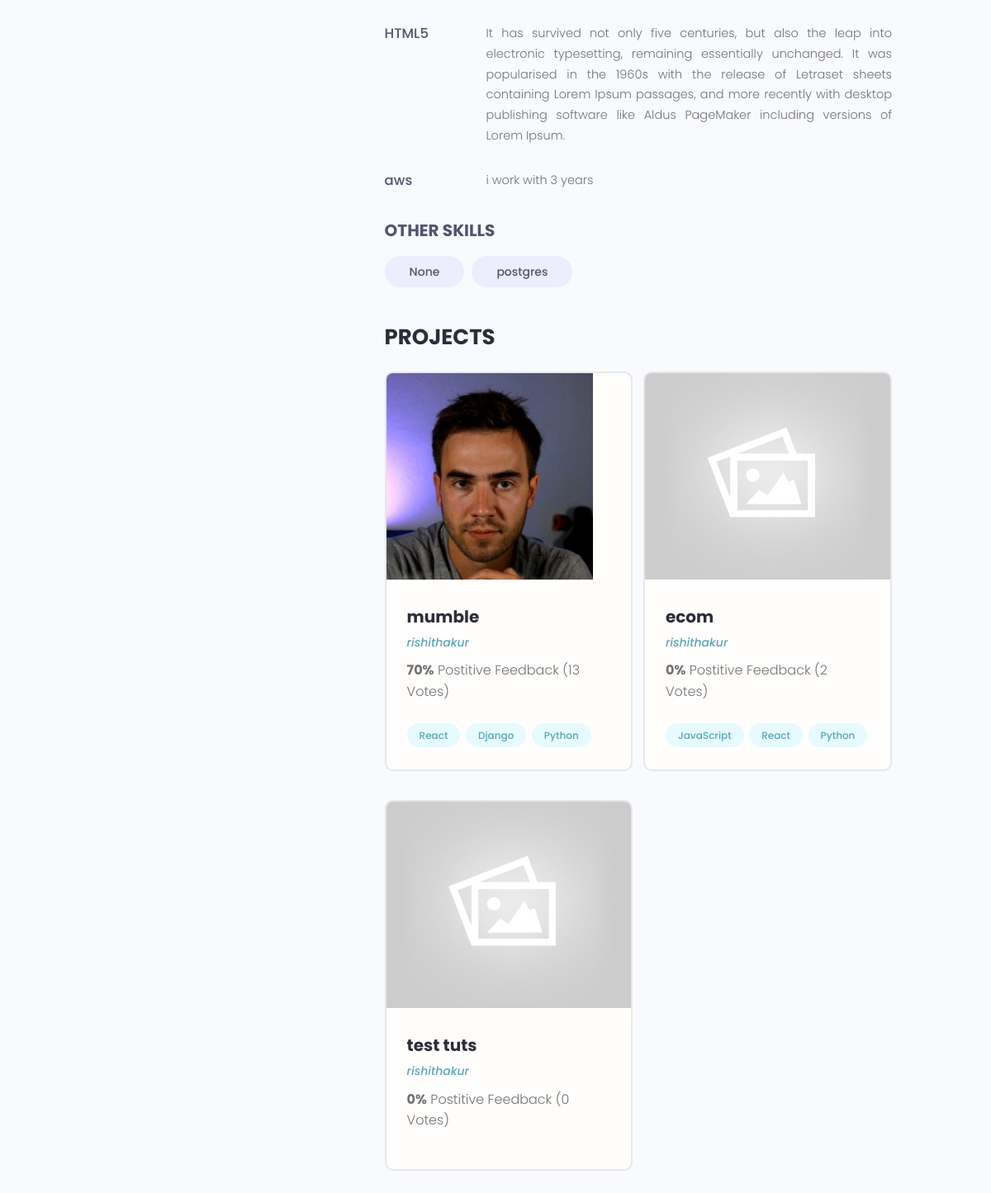
Before: /profile/3f39f7d7-5854-47ed-a7fe-519212ecbd02/ (lower part) with the older database file.
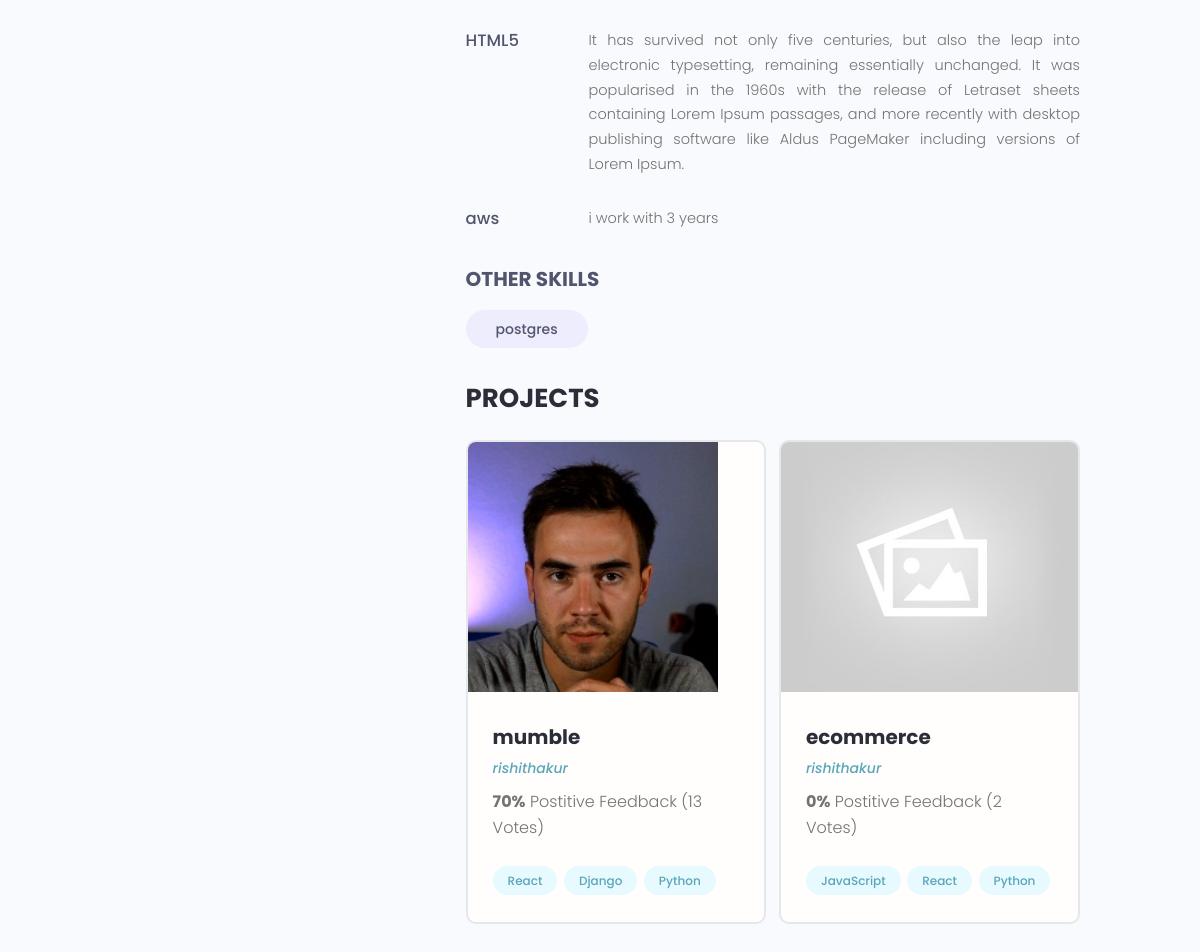
After: the same page with the newer database file.
### users/models.py (models this page shows, shortened)
class Skill(models.Model):
    owner = models.ForeignKey(Profile, on_delete=models.CASCADE, null=True, blank=True)
    name = models.CharField(max_length=200, blank=True, null=True)
    description = models.TextField(null=True, blank=True)
    created = models.DateTimeField(auto_now_add=True)
    id = models.UUIDField(default=uuid.uuid4, unique=True, primary_key=True, editable=False)
    def __str__(self):
       return str(self.name)

class Profile(models.Model):
    user = models.OneToOneField(User, on_delete=models.CASCADE, null=True, blank=True)
    name = models.CharField(max_length=200, blank=True, null=True)
    email = models.EmailField(max_length=500, blank=True, null=True)
    username = models.CharField(max_length=200, blank=True, null=True)
    location = models.CharField(max_length=200, blank=True, null=True)
    short_intro = models.CharField(max_length=200, blank=True, null=True)
    bio = models.TextField(blank=True, null=True)
    profile_image = models.ImageField(null=True, blank=True, upload_to='profiles/', default='profiles/user-default.png')
    social_github =  models.CharField(max_length=200, blank=True, null=True)
    social_linkedin=  models.CharField(max_length=200, blank=True, null=True)
    social_website =  models.CharField(max_length=200, blank=True, null=True)
    social_twitter =  models.CharField(max_length=200, blank=True, null=True)
    created = models.DateTimeField(auto_now_add=True)
    id = models.UUIDField(default=uuid.uuid4, unique=True, primary_key=True, editable=False)

### projects/models.py (models this page shows, shortened)
class Project(models.Model):
    owner = models.ForeignKey(Profile, null=True, blank=True, on_delete=models.SET_NULL)
    title = models.CharField(max_length=200)
    description = models.TextField(null=True, blank=True)
    featured_image = models.ImageField(null=True, blank=True, default="default.jpg")
    demo_link = models.CharField(max_length=2000, null=True, blank=True)
    source_link = models.CharField(max_length=2000,null=True, blank=True)
    tags = models.ManyToManyField('Tag', blank=True)
    vote_total = models.IntegerField(default=0, null=True, blank=True)
    vote_ratio = models.IntegerField(default=0, null=True, blank=True)
    created = models.DateTimeField(auto_now_add=True)
    id = models.UUIDField(default=uuid.uuid4, unique=True, primary_key=True, editable=False)
    class Meta:
        ordering = ['-vote_ratio', '-vote_total', 'title']

class Tag(models.Model):
    name = models.CharField(max_length=200)
    created = models.DateTimeField(auto_now_add=True)
    id = models.UUIDField(default=uuid.uuid4, unique=True, primary_key=True, editable=False)
    def __str__(self):
        return self.name

### users/views.py (the view)
# urls.py: path('profile/<str:pk>/', views.userProfile, name='user-profile'),
def userProfile(request, pk):
    profile = Profile.objects.get(id=pk)
    topSkills = profile.skill_set.exclude(description__exact="")
    otherSkills = profile.skill_set.filter(description="")
    context = {'profile':profile, 'topSkills':topSkills, 'otherSkills':otherSkills}
    return render(request, 'users/user-profile.html', context)

### users/templates/users/user-profile.html (shortened to what this page needs)
{% extends 'main.html' %}
{% block content %}
  <main class="profile my-md">
    <div class="container">
      <div class="layout">
        <div class="column column--1of3">
        </div>
        <div class="column column--2of3">
          <div class="devInfo">
            <div class="devInfo__skills">
            {% for skill in topSkills %}
              <div class="devSkill">
                <h4 class="devSkill__title">{{skill.name}}</h4>
                <p class="devSkill__info">
                  {{skill.description}}
                </p>
              </div>
            {% endfor %}
              <h3 class="devInfo__subtitle">Other Skills</h3>
              <div class="devInfo__otherSkills">
                {% for skill in otherSkills %}
                <span class="tag tag--pill tag--sub tag--lg">
                  <small>{{skill}}</small>
                </span>
                {% endfor %}
              </div>
            </div>
          </div>
          <div class="devInfo">
            <h3 class="devInfo__title">Projects</h3>
            <div class="grid grid--two">
            {% for project in profile.project_set.all %}
              <div class="column">
                <div class="card project">
                  <a href="{% url 'project' project.id %}" class="project">
                    <img class="project__thumbnail" src="{{project.featured_image.url}}" />
                    <div class="card__body">
                      <h3 class="project__title">{{project.title}}</h3>
                      <p><a class="project__author" href="{% url 'user-profile' project.owner.id %}">{{project.owner.name}}</a></p>
                      <p class="project--rating">
                        <span style="font-weight: bold;">{{project.vote_ratio}}%</span> Postitive
                        Feedback ({{project.vote_total}} Vote{{project.vote_total|pluralize:"s"}})
                      </p>
                      <div class="project__tags">
                        {% for tag in project.tags.all %}
                        <span class="tag tag--pill tag--main">
                          <small>{{tag}}</small>
                        </span>
                        {% endfor %}
                      </div>
                    </div>
                  </a>
                </div>
              </div>
            {% endfor %}
            </div>
          </div>
        </div>
      </div>
    </div>
  </main>
{% endblock %}

Changed rows visible on the page:
removed Skill: name "None", shown under "OTHER SKILLS"
removed Project: featured_image (placeholder picture), title "test tuts", owner.name "rishithakur", vote_ratio "0", vote_total "0"
changed Project: title "ecom" → "ecommerce"
